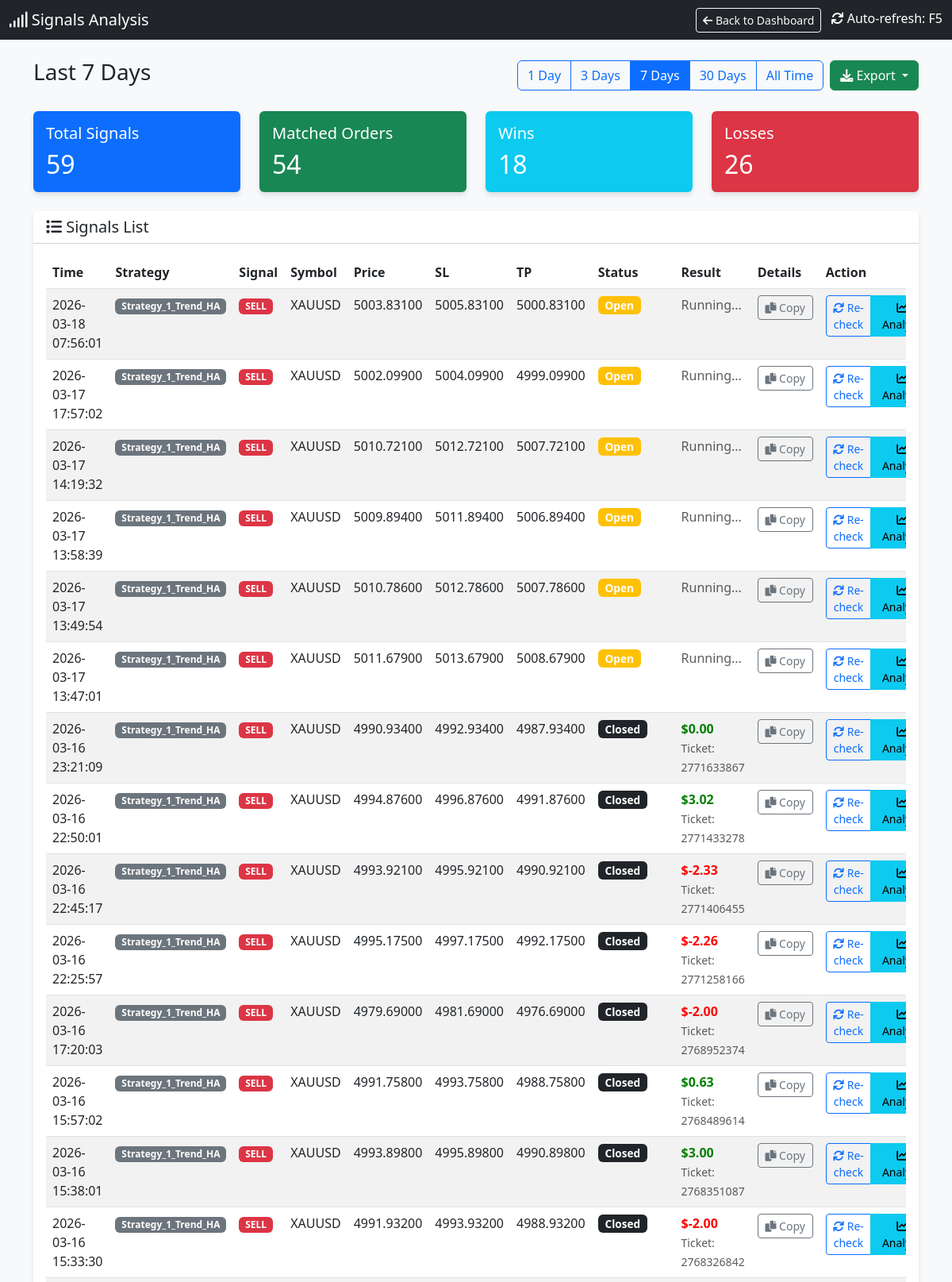
The app's page /signals (upper part) with its own data.
### tables this page shows
CREATE TABLE signals (
                id INTEGER PRIMARY KEY AUTOINCREMENT,
                timestamp DATETIME DEFAULT CURRENT_TIMESTAMP,
                strategy_name TEXT,
                symbol TEXT,
                signal_type TEXT,
                price REAL,
                sl REAL,
                tp REAL,
                indicators TEXT,
                status TEXT,
                account_id INTEGER DEFAULT 0
            );

CREATE TABLE orders (
                ticket INTEGER PRIMARY KEY,
                strategy_name TEXT,
                symbol TEXT,
                order_type TEXT,
                volume REAL,
                open_price REAL,
                sl REAL,
                tp REAL,
                open_time DATETIME,
                close_price REAL,
                profit REAL,
                comment TEXT,
                account_id INTEGER DEFAULT 0
            );

### dashboard.py (the view)
@app.route('/signals')
def signals_page():
    cur = get_db().cursor()
    days_param = request.args.get('days', '7')  # Default 7 days
    if days_param == "all":
        days = 36500
        filter_label = "All Time"
    else:
        try:
            days = int(days_param)
            filter_label = f"Last {days} Days"
        except:
            days = 7
            filter_label = "Last 7 Days"
    cutoff_date = datetime.now() - timedelta(days=days)
    cutoff_str = cutoff_date.strftime("%Y-%m-%d %H:%M:%S")
    cur.execute("SELECT * FROM signals WHERE timestamp >= ? ORDER BY timestamp DESC", (cutoff_str,))
    signals = cur.fetchall()
    signals_with_status = []
    for sig in signals:
        signal_dict = dict(sig)
        try:
            sig_timestamp = sig['timestamp']
            if isinstance(sig_timestamp, str):
                try:
                    sig_time = datetime.strptime(sig_timestamp, '%Y-%m-%d %H:%M:%S')
                except:
                    try:
                        sig_time = datetime.strptime(sig_timestamp, '%Y-%m-%d %H:%M:%S.%f')
                    except:
                        sig_time = datetime.fromisoformat(sig_timestamp.replace('Z', '+00:00'))
            else:
                sig_time = datetime.fromtimestamp(sig_timestamp)
            time_lower = (sig_time - timedelta(seconds=30)).strftime('%Y-%m-%d %H:%M:%S')
            time_upper = (sig_time + timedelta(seconds=30)).strftime('%Y-%m-%d %H:%M:%S')
        except Exception as e:
            time_lower = None
            time_upper = None
        matching_order = None
        if time_lower and time_upper:
            try:
                cur.execute("""
                    SELECT * FROM orders
                    WHERE strategy_name = ?
                    AND symbol = ?
                    AND order_type = ?
                    AND open_time BETWEEN ? AND ?
                    ORDER BY ABS(open_price - ?) ASC
                    LIMIT 1
                """, (sig['strategy_name'], sig['symbol'], sig['signal_type'], time_lower, time_upper, sig['price']))
                matching_order = cur.fetchone()
            except Exception as e:
                pass
        if matching_order:
            signal_dict['order_ticket'] = matching_order['ticket']
            signal_dict['order_profit'] = matching_order['profit']
            signal_dict['order_status'] = 'closed' if matching_order['profit'] is not None else 'open'
            signal_dict['has_order'] = True
        else:
            signal_dict['order_ticket'] = None
            signal_dict['order_profit'] = None
            signal_dict['order_status'] = 'not_found'
            signal_dict['has_order'] = False
        signals_with_status.append(signal_dict)
    total_signals = len(signals_with_status)
    matched_orders = len([s for s in signals_with_status if s['has_order']])
    wins = len([s for s in signals_with_status if s['has_order'] and s['order_profit'] is not None and s['order_profit'] > 0])
    losses = len([s for s in signals_with_status if s['has_order'] and s['order_profit'] is not None and s['order_profit'] < 0])
    cur.execute("SELECT DISTINCT strategy_name FROM orders ORDER BY strategy_name")
    strategies = [row['strategy_name'] for row in cur.fetchall()]
    return render_template('signals.html',
                         signals=signals_with_status,
                         total_signals=total_signals,
                         matched_orders=matched_orders,
                         wins=wins,
                         losses=losses,
                         current_filter=days_param,
                         filter_label=filter_label,
                         strategies=strategies)

### dashboard.py (called while the page is built)
def get_db():
    db = getattr(g, '_database', None)
    if db is None:
        db = g._database = sqlite3.connect(DB_PATH)
        db.row_factory = sqlite3.Row
    return db

@app.teardown_appcontext
def close_connection(exception):
    db = getattr(g, '_database', None)
    if db is not None:
        db.close()

def format_vn_time(value):
    if not value:
        return ""
    try:
        if isinstance(value, str):
            try:
                dt = datetime.strptime(value, "%Y-%m-%d %H:%M:%S")
            except ValueError:
                try:
                    dt = datetime.strptime(value, "%Y-%m-%d %H:%M:%S.%f")
                except ValueError:
                    dt = datetime.strptime(value, "%Y-%m-%d %H:%M")
        else:
            dt = value
        vn_time = dt + timedelta(hours=7)
        res = vn_time.strftime("%Y-%m-%d %H:%M:%S")
        return res
    except Exception as e:
        print(f"DEBUG: Error parsing '{value}': {e}")
        return value # Return original on error

### templates/signals.html (shortened to what this page needs)
<!DOCTYPE html>
<html lang="en">
<head>
    <link href="https://cdn.jsdelivr.net/npm/bootstrap@5.3.0/dist/css/bootstrap.min.css" rel="stylesheet">
    <link href="https://cdnjs.cloudflare.com/ajax/libs/font-awesome/6.0.0/css/all.min.css" rel="stylesheet">
</head>
<body>
    <nav class="navbar navbar-dark bg-dark mb-4">
        <div class="container-fluid">
            <span class="navbar-brand mb-0 h1"><i class="fas fa-signal"></i> Signals Analysis</span>
            <div>
                <a href="/" class="btn btn-outline-light btn-sm me-2">
                    <i class="fas fa-arrow-left"></i> Back to Dashboard
                </a>
                <span class="text-white"><i class="fas fa-sync"></i> Auto-refresh: F5</span>
            </div>
        </div>
    </nav>
    <div class="container mb-4">
        <div class="d-flex justify-content-between align-items-center">
            <h3>{{ filter_label }}</h3>
            <div class="d-flex gap-2">
                <div class="btn-group" role="group">
                    <a href="/signals?days=1" class="btn btn-outline-primary {% if current_filter == '1' %}active{% endif %}">1 Day</a>
                    <a href="/signals?days=3" class="btn btn-outline-primary {% if current_filter == '3' %}active{% endif %}">3 Days</a>
                    <a href="/signals?days=7" class="btn btn-outline-primary {% if current_filter == '7' %}active{% endif %}">7 Days</a>
                    <a href="/signals?days=30" class="btn btn-outline-primary {% if current_filter == '30' %}active{% endif %}">30 Days</a>
                    <a href="/signals?days=all" class="btn btn-outline-primary {% if current_filter == 'all' %}active{% endif %}">All Time</a>
                </div>
                <div class="btn-group" role="group">
                    <button type="button" class="btn btn-success dropdown-toggle" data-bs-toggle="dropdown" aria-expanded="false" title="Export to CSV">
                        <i class="fas fa-download"></i> Export
                    </button>
                </div>
            </div>
        </div>
    </div>
    <div class="container">
        <div class="row mb-4">
            <div class="col-md-3">
                <div class="card bg-primary text-white">
                    <div class="card-body">
                        <h5 class="card-title">Total Signals</h5>
                        <h2 class="card-text">{{ total_signals }}</h2>
                    </div>
                </div>
            </div>
            <div class="col-md-3">
                <div class="card bg-success text-white">
                    <div class="card-body">
                        <h5 class="card-title">Matched Orders</h5>
                        <h2 class="card-text">{{ matched_orders }}</h2>
                    </div>
                </div>
            </div>
            <div class="col-md-3">
                <div class="card bg-info text-white">
                    <div class="card-body">
                        <h5 class="card-title">Wins</h5>
                        <h2 class="card-text">{{ wins }}</h2>
                    </div>
                </div>
            </div>
            <div class="col-md-3">
                <div class="card bg-danger text-white">
                    <div class="card-body">
                        <h5 class="card-title">Losses</h5>
                        <h2 class="card-text">{{ losses }}</h2>
                    </div>
                </div>
            </div>
        </div>
        <div class="card">
            <div class="card-header bg-white">
                <h5 class="mb-0"><i class="fas fa-list"></i> Signals List</h5>
            </div>
            <div class="card-body">
                <div class="table-responsive">
                    <table class="table table-hover table-striped">
                        <thead>
                            <tr>
                                <th>Time</th>
                                <th>Strategy</th>
                                <th>Signal</th>
                                <th>Symbol</th>
                                <th>Price</th>
                                <th>SL</th>
                                <th>TP</th>
                                <th>Status</th>
                                <th>Result</th>
                                <th>Details</th>
                                <th>Action</th>
                            </tr>
                        </thead>
                        <tbody>
                            {% for sig in signals %}
                            <tr class="signal-row" id="signal-row-{{ sig.id }}">
                                <td>{{ sig.timestamp | to_vn_time }}</td>
                                <td><span class="badge bg-secondary">{{ sig.strategy_name }}</span></td>
                                <td>
                                    {% if sig.signal_type == 'BUY' %}
                                    <span class="badge badge-buy">BUY</span>
                                    {% else %}
                                    <span class="badge badge-sell">SELL</span>
                                    {% endif %}
                                </td>
                                <td>{{ sig.symbol }}</td>
                                <td>{{ "%.5f"|format(sig.price) }}</td>
                                <td>{{ "%.5f"|format(sig.sl) if sig.sl else '-' }}</td>
                                <td>{{ "%.5f"|format(sig.tp) if sig.tp else '-' }}</td>
                                <td id="status-{{ sig.id }}">
                                    {% if sig.has_order %}
                                        {% if sig.order_status == 'closed' %}
                                            <span class="badge bg-dark status-badge">Closed</span>
                                        {% else %}
                                            <span class="badge bg-warning status-badge">Open</span>
                                        {% endif %}
                                    {% else %}
                                        <span class="badge bg-secondary status-badge">Not Found</span>
                                    {% endif %}
                                </td>
                                <td id="result-{{ sig.id }}">
                                    {% if sig.has_order and sig.order_profit is not none %}
                                        <span class="{% if sig.order_profit >= 0 %}profit-pos{% else %}profit-neg{% endif %}">
                                            ${{ "%.2f"|format(sig.order_profit) }}
                                        </span>
                                        <br>
                                        <small class="text-muted">Ticket: {{ sig.order_ticket }}</small>
                                    {% elif sig.has_order %}
                                        <span class="text-muted">Running...</span>
                                    {% else %}
                                        <span class="text-muted">-</span>
                                    {% endif %}
                                </td>
                                <td id="details-{{ sig.id }}">
                                    <button class="btn btn-sm btn-outline-secondary copy-details-btn"
                                            data-signal-id="{{ sig.id }}"
                                            data-signal-data='{{ sig|tojson }}'
                                            title="Copy signal details">
                                        <i class="fas fa-copy"></i> Copy
                                    </button>
                                </td>
                                <td id="action-{{ sig.id }}">
                                    <div class="btn-group" role="group">
                                        {% if not sig.has_order %}
                                            <button class="btn btn-sm btn-primary check-mt5-btn" data-signal-id="{{ sig.id }}">
                                                <i class="fas fa-search"></i> Check MT5
                                            </button>
                                        {% else %}
                                            <button class="btn btn-sm btn-outline-primary check-mt5-btn" data-signal-id="{{ sig.id }}">
                                                <i class="fas fa-sync"></i> Re-check
                                            </button>
                                        {% endif %}
                                        <button class="btn btn-sm btn-info analyze-signal-btn" data-signal-id="{{ sig.id }}" title="Analyze signal">
                                            <i class="fas fa-chart-line"></i> Analyze
                                        </button>
                                    </div>
                                </td>
                            </tr>
                            {% endfor %}
                        </tbody>
                    </table>
                </div>
            </div>
        </div>
    </div>
</body>
</html>

### templates/signals.html (style rules this page uses)
body { background-color: #f8f9fa; }
.card { box-shadow: 0 4px 6px rgba(0, 0, 0, 0.1); border: none; }
.profit-pos { color: green; font-weight: bold; }
.profit-neg { color: red; font-weight: bold; }
.badge-sell { background-color: #dc3545; }
.status-badge { font-size: 0.85em; padding: 0.35em 0.65em; }
.signal-row { transition: background-color 0.2s; }
.copy-details-btn { min-width: 70px; }
.analyze-signal-btn { min-width: 80px; }

### records on screen
signals: timestamp|to_vn_time "2026-03-18 07:56:01", strategy_name "Strategy_1_Trend_HA", symbol "XAUUSD", price "5003.83100", sl "5005.83100", tp "5000.83100"
signals: timestamp|to_vn_time "2026-03-17 17:57:02", strategy_name "Strategy_1_Trend_HA", symbol "XAUUSD", price "5002.09900", sl "5004.09900", tp "4999.09900"
signals: timestamp|to_vn_time "2026-03-17 14:19:32", strategy_name "Strategy_1_Trend_HA", symbol "XAUUSD", price "5010.72100", sl "5012.72100", tp "5007.72100"
signals: timestamp|to_vn_time "2026-03-17 13:58:39", strategy_name "Strategy_1_Trend_HA", symbol "XAUUSD", price "5009.89400", sl "5011.89400", tp "5006.89400"
signals: timestamp|to_vn_time "2026-03-17 13:49:54", strategy_name "Strategy_1_Trend_HA", symbol "XAUUSD", price "5010.78600", sl "5012.78600", tp "5007.78600"
signals: timestamp|to_vn_time "2026-03-17 13:47:01", strategy_name "Strategy_1_Trend_HA", symbol "XAUUSD", price "5011.67900", sl "5013.67900", tp "5008.67900"
signals: timestamp|to_vn_time "2026-03-16 23:21:09", strategy_name "Strategy_1_Trend_HA", symbol "XAUUSD", price "4990.93400", sl "4992.93400", tp "4987.93400"
orders: order_profit "0.00", order_ticket "2771633867"
signals: timestamp|to_vn_time "2026-03-16 22:50:01", strategy_name "Strategy_1_Trend_HA", symbol "XAUUSD", price "4994.87600", sl "4996.87600", tp "4991.87600"
orders: order_profit "3.02", order_ticket "2771433278"
signals: timestamp|to_vn_time "2026-03-16 22:45:17", strategy_name "Strategy_1_Trend_HA", symbol "XAUUSD", price "4993.92100", sl "4995.92100", tp "4990.92100"
orders: order_profit "-2.33", order_ticket "2771406455"
signals: timestamp|to_vn_time "2026-03-16 22:25:57", strategy_name "Strategy_1_Trend_HA", symbol "XAUUSD", price "4995.17500", sl "4997.17500", tp "4992.17500"
orders: order_profit "-2.26", order_ticket "2771258166"
signals: timestamp|to_vn_time "2026-03-16 17:20:03", strategy_name "Strategy_1_Trend_HA", symbol "XAUUSD", price "4979.69000", sl "4981.69000", tp "4976.69000"
orders: order_profit "-2.00", order_ticket "2768952374"
signals: timestamp|to_vn_time "2026-03-16 15:57:02", strategy_name "Strategy_1_Trend_HA", symbol "XAUUSD", price "4991.75800", sl "4993.75800", tp "4988.75800"
orders: order_profit "0.63", order_ticket "2768489614"
signals: timestamp|to_vn_time "2026-03-16 15:38:01", strategy_name "Strategy_1_Trend_HA", symbol "XAUUSD", price "4993.89800", sl "4995.89800", tp "4990.89800"
orders: order_profit "3.00", order_ticket "2768351087"
signals: timestamp|to_vn_time "2026-03-16 15:33:30", strategy_name "Strategy_1_Trend_HA", symbol "XAUUSD", price "4991.93200", sl "4993.93200", tp "4988.93200"
orders: order_profit "-2.00", order_ticket "2768326842"

### other values on screen
{{ filter_label }} "Last 7 Days"
{{ total_signals }} "59"
{{ matched_orders }} "54"
{{ wins }} "18"
{{ losses }} "26"
